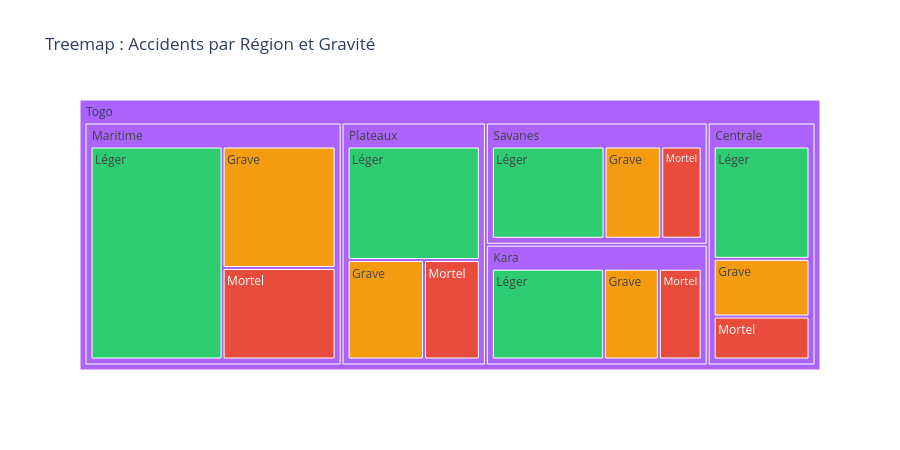

Notebook source saved alongside this figure:
### Code cell
# ── Treemap accidents par région × gravité ────────────────────────────────
treemap_data = (
    df.groupby(['region', 'gravite'])
    .size().reset_index(name='count')
)

treemap_data['gravite'] = treemap_data['gravite'].astype(str)
treemap_data['region'] = treemap_data['region'].astype(str)

fig_treemap = px.treemap(
    treemap_data,
    path=[px.Constant('Togo'), 'region', 'gravite'],
    values='count',
    color='gravite',
    color_discrete_map=GRAVITE_COLORS,
    title='Treemap : Accidents par Région et Gravité'
)
fig_treemap.update_layout(height=450)
fig_treemap.show()

### Figure 1 — Plotly figure (JSON) as saved in the notebook; plotly's stock layout.template omitted (floating-point values rounded to 4 significant figures)
{"data": [{"branchvalues": "total", "customdata": [["(?)"], ["(?)"], ["(?)"], ["(?)"], ["(?)"], ["(?)"], ["Grave"], ["Grave"], ["Grave"], ["Grave"], ["Grave"], ["Léger"], ["Léger"], ["Léger"], ["Léger"], ["Léger"], ["Mortel"], ["Mortel"], ["Mortel"], ["Mortel"], ["Mortel"]], "domain": {"x": [0, 1], "y": [0, 1]}, "hovertemplate": "labels=%{label}<br>count=%{value}<br>parent=%{parent}<br>id=%{id}<br>gravite=%{customdata[0]}<extra></extra>", "ids": ["Togo", "Togo/Plateaux", "Togo/Maritime", "Togo/Kara", "Togo/Centrale", "Togo/Savanes", "Togo/Savanes/Grave", "Togo/Plateaux/Grave", "Togo/Centrale/Grave", "Togo/Maritime/Grave", "Togo/Kara/Grave", "Togo/Maritime/Léger", "Togo/Savanes/Léger", "Togo/Kara/Léger", "Togo/Centrale/Léger", "Togo/Plateaux/Léger", "Togo/Plateaux/Mortel", "Togo/Kara/Mortel", "Togo/Savanes/Mortel", "Togo/Centrale/Mortel", "Togo/Maritime/Mortel"], "labels": ["Togo", "Plateaux", "Maritime", "Kara", "Centrale", "Savanes", "Grave", "Grave", "Grave", "Grave", "Grave", "Léger", "Léger", "Léger", "Léger", "Léger", "Mortel", "Mortel", "Mortel", "Mortel", "Mortel"], "marker": {"colors": ["#ab63fa", "#ab63fa", "#ab63fa", "#ab63fa", "#ab63fa", "#ab63fa", "#f39c12", "#f39c12", "#f39c12", "#f39c12", "#f39c12", "#2ecc71", "#2ecc71", "#2ecc71", "#2ecc71", "#2ecc71", "#e74c3c", "#e74c3c", "#e74c3c", "#e74c3c", "#e74c3c"]}, "name": "", "parents": ["", "Togo", "Togo", "Togo", "Togo", "Togo", "Togo/Savanes", "Togo/Plateaux", "Togo/Centrale", "Togo/Maritime", "Togo/Kara", "Togo/Maritime", "Togo/Savanes", "Togo/Kara", "Togo/Centrale", "Togo/Plateaux", "Togo/Plateaux", "Togo/Kara", "Togo/Savanes", "Togo/Centrale", "Togo/Maritime"], "type": "treemap", "values": [49780.0, 9823.0, 17510.0, 7508.0, 7343.0, 7599.0, 2051.0, 2650.0, 1987.0, 4605.0, 1967.0, 9437.0, 4082.0, 4010.0, 3874.0, 5235.0, 1938.0, 1531.0, 1466.0, 1482.0, 3468.0]}], "layout": {"height": 450, "legend": {"tracegroupgap": 0}, "title": {"text": "Treemap : Accidents par Région et Gravité"}}}
